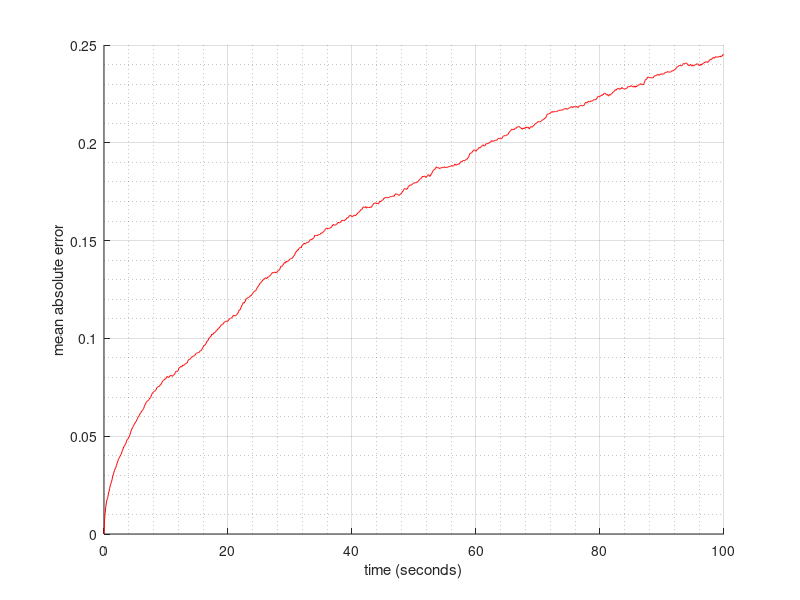

The MATLAB script that drew this image:
clc;
clear;
close all;
%%%%%%%%%%%%%%%%%%%%%%%%%%%%%%%%%%%%%%%%%%%%%%%%%%%%%%%%%%%%%%%%%%%
% Some parameters you can use to set up your solution of SimLab 1
%%%%%%%%%%%%%%%%%%%%%%%%%%%%%%%%%%%%%%%%%%%%%%%%%%%%%%%%%%%%%%%%%%%

length_hallway = 10;
sensor_range = 0.5;

landmarks = [2; 5; 8];

num_landmarks = length(landmarks);

stdev_odometry = 0.1; % m/s
stdev_range = 0.01; % m

%%%%%%%%%%%%%%%%%%%%%%%%%%%%%%%%%%%%%%%%%%%%%%%%%%%%%%%%%%%%%%%%%%%
% Robot's "Ground Truth" Trajectory when it travels the hallway
%%%%%%%%%%%%%%%%%%%%%%%%%%%%%%%%%%%%%%%%%%%%%%%%%%%%%%%%%%%%%%%%%%%

delta_t = 0.1; % time is discretized with a time-step of 0.1 seconds
v_robot = 0.1; % robot travels at a constant speed of 0.1 m/s

t_terminal = length_hallway/v_robot; % time that we reach the end of hall

t_vector = 0:delta_t:t_terminal; % time vector for robot's trajectory
x_vector = 0:v_robot*delta_t:length_hallway; % robot's true position in time
v_vector = ones(1,length(t_vector)).*v_robot;  % robot's true velocity in time

num_states = length(x_vector); % number of discrete-time states in trajectory

%% LEAST SQUARES SOLUTION

N = 1000; % number of trials
n = length(t_vector); % number of steps
x_pos_overall = []; % records of all positions across n-time steps and across N trials

% populate the constant matrix A
A = [];

for j = 1:n
    if isempty(A)
        A = [1 zeros(1,n-1)];
    else
        A(j,:) = [zeros(1,j-2) -1 1 zeros(1,n-j)];
    end
end

% get the inverse of A
pinv_A = pinv(A);


% LS Loop
for i = 1:N
    x_odom = (v_robot+stdev_odometry*randn(1,1001))*delta_t;
    b = [0; x_odom(2:end)'];
    X = pinv_A*b;
    x_pos_overall(:,i) = X;
end

%% mean absolute error plot
abs_err = [];
mean_abs_err = [];
[m,n] = size(x_pos_overall);
for i = 1:n
    abs_err(:,i) = abs(x_vector' - x_pos_overall(:,i));
end

for i = 1:m
    mean_abs_err(i) = mean(abs_err(i,:));
end

line(t_vector,mean_abs_err(:),'Color','r');
grid on
grid minor
xlabel('time (seconds)');
ylabel('mean absolute error');








